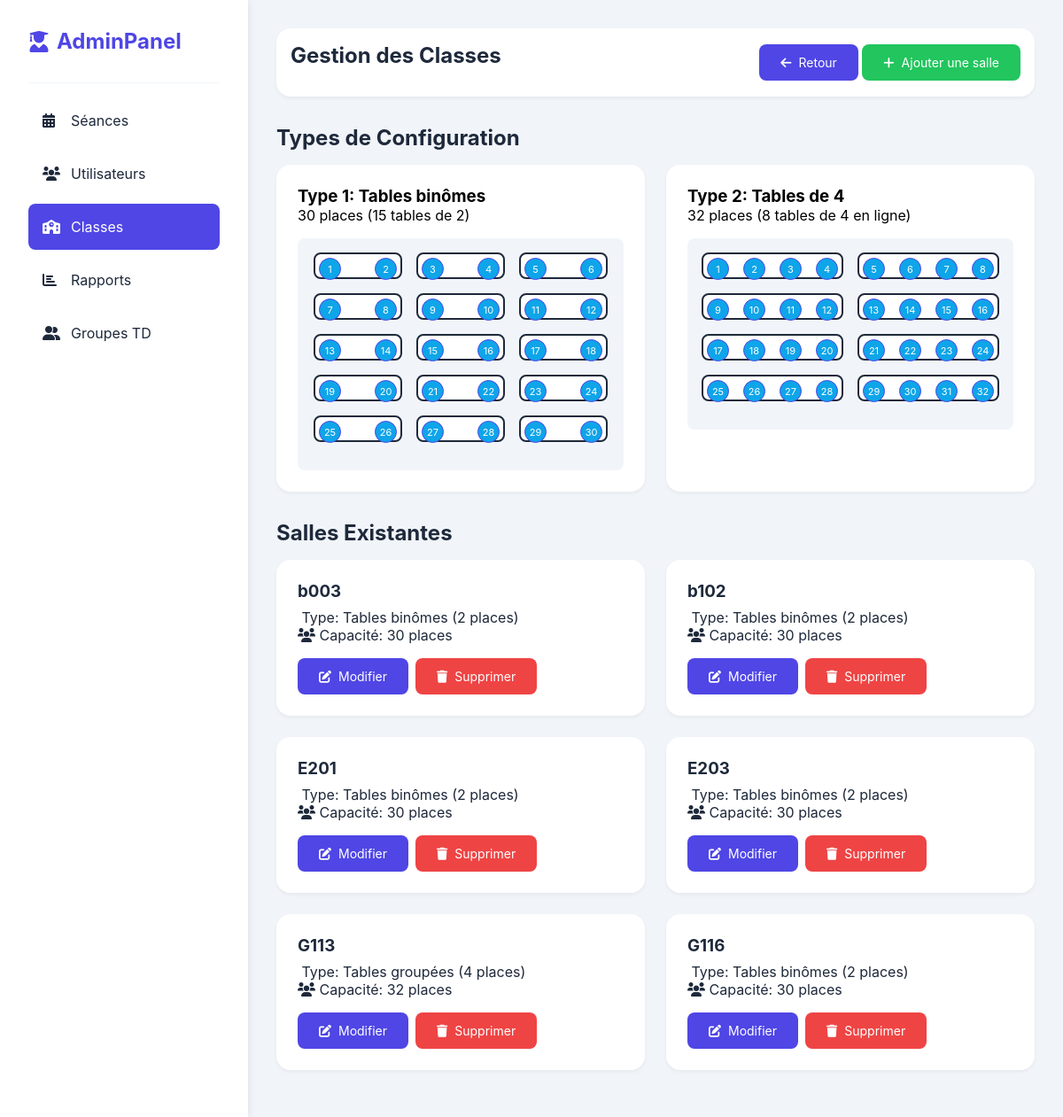
/admin/classes.php, run on the app's committed database.
### tables this page shows
CREATE TABLE `salles` (
  `id` int(11) NOT NULL,
  `nom_salle` varchar(50) NOT NULL,
  `type_salle` enum('binome','groupe') NOT NULL,
  `capacite` int(11) NOT NULL DEFAULT 30
);

### admin/classes.php (the view, shortened to what this page needs)
<?php
require_once '../config/database.php';
try {
    $stmt = $conn->prepare("SELECT * FROM salles ORDER BY nom_salle");
    $stmt->execute();
    $salles = $stmt->fetchAll(PDO::FETCH_ASSOC);
} catch(PDOException $e) {
    $error = "Erreur : " . $e->getMessage();
}
?>
<!DOCTYPE html>
<html lang="fr">
<head>
    <link href="https://cdnjs.cloudflare.com/ajax/libs/font-awesome/6.0.0/css/all.min.css" rel="stylesheet">
</head>
<body>
    <aside class="sidebar">
        <div class="sidebar-header">
            <a href="dashboard.php" class="sidebar-logo">
                <i class="fas fa-user-graduate"></i>
                <span>AdminPanel</span>
            </a>
        </div>
        <nav class="sidebar-nav">
            <a href="seances.php" class="nav-link">
                <i class="fas fa-calendar-alt"></i>
                <span>Séances</span>
            </a>
            <a href="users.php" class="nav-link">
                <i class="fas fa-users"></i>
                <span>Utilisateurs</span>
            </a>
            <a href="classes.php" class="nav-link active">
                <i class="fas fa-school"></i>
                <span>Classes</span>
            </a>
            <a href="reports.php" class="nav-link">
                <i class="fas fa-chart-bar"></i>
                <span>Rapports</span>
            </a>
            <a href="creer_groupe.php" class="nav-link">
                <i class="fas fa-user-friends"></i>
                <span>Groupes TD</span>
            </a>
        </nav>
    </aside>
    <main class="main-content">
        <div class="top-bar">
            <h1 class="section-title">Gestion des Classes</h1>
            <div class="button-group">
                <a href="dashboard.php" class="btn btn-primary">
                    <i class="fas fa-arrow-left"></i>
                    <span>Retour</span>
                </a>
                <button onclick="showAddSalleModal()" class="btn btn-success">
                    <i class="fas fa-plus"></i>
                    <span>Ajouter une salle</span>
                </button>
            </div>
        </div>
        <h2 class="section-title">Types de Configuration</h2>
        <div class="classe-types">
            <div class="classe-type">
                <h3>Type 1: Tables binômes</h3>
                <p>30 places (15 tables de 2)</p>
                <div class="salle-preview">
                    <?php for($rangee = 0; $rangee < 5; $rangee++): ?>
                        <div class="rangee">
                            <?php for($table = 0; $table < 3; $table++):
                                $place_num = $rangee * 6 + $table * 2 + 1;
                            ?>
                                <div class="table table-binome">
                                    <div class="place"><?php echo $place_num; ?></div>
                                    <div class="place"><?php echo $place_num + 1; ?></div>
                                </div>
                            <?php endfor; ?>
                        </div>
                    <?php endfor; ?>
                </div>
            </div>
            <div class="classe-type">
                <h3>Type 2: Tables de 4</h3>
                <p>32 places (8 tables de 4 en ligne)</p>
                <div class="salle-preview">
                    <?php for($rangee = 0; $rangee < 4; $rangee++): ?>
                        <div class="rangee">
                            <?php for($table = 0; $table < 2; $table++):
                                $place_num = $rangee * 8 + $table * 4 + 1;
                            ?>
                                <div class="table table-groupe">
                                    <div class="place"><?php echo $place_num; ?></div>
                                    <div class="place"><?php echo $place_num + 1; ?></div>
                                    <div class="place"><?php echo $place_num + 2; ?></div>
                                    <div class="place"><?php echo $place_num + 3; ?></div>
                                </div>
                            <?php endfor; ?>
                        </div>
                    <?php endfor; ?>
                </div>
            </div>
        </div>
        <h2 class="section-title">Salles Existantes</h2>
        <div class="grid-salles">
            <?php foreach($salles as $salle): ?>
                <div class="salle-card">
                    <h3><?php echo htmlspecialchars($salle['nom_salle']); ?></h3>
                    <div class="salle-info">
                        <p>
                            Type: <?php echo $salle['type_salle'] === 'binome' ? 'Tables binômes (2 places)' : 'Tables groupées (4 places)'; ?>
                        </p>
                        <p>
                            <i class="fas fa-users"></i>
                            Capacité: <?php echo $salle['capacite']; ?> places
                        </p>
                    </div>
                    <div class="salle-actions">
                        <button onclick="editSalle(<?php echo $salle['id']; ?>)" class="btn btn-primary">
                            <i class="fas fa-edit"></i> Modifier
                        </button>
                        <button onclick="deleteSalle(<?php echo $salle['id']; ?>)" class="btn btn-danger">
                            <i class="fas fa-trash"></i> Supprimer
                        </button>
                    </div>
                </div>
            <?php endforeach; ?>
        </div>
    </main>
</body>
</html>

### admin/classes.php (style rules this page uses)
:root { --primary: #4f46e5; --primary-dark: #4338ca; --secondary: #0ea5e9; --success: #22c55e; --warning: #eab308; --danger: #ef4444; --dark: #1e293b; --light: #f1f5f9; --white: #ffffff; --sidebar-width: 280px; }
* { margin: 0; padding: 0; box-sizing: border-box; font-family: 'Inter', -apple-system, BlinkMacSystemFont, sans-serif; }
body { background-color: var(--light); min-height: 100vh; }
.sidebar { position: fixed; left: 0; top: 0; bottom: 0; width: var(--sidebar-width); background-color: var(--white); padding: 2rem; box-shadow: 0 0 10px rgba(0,0,0,0.1); z-index: 100; }
.sidebar-header { padding-bottom: 2rem; border-bottom: 1px solid var(--light); }
.sidebar-logo { font-size: 1.5rem; font-weight: 700; color: var(--primary); text-decoration: none; display: flex; align-items: center; gap: 0.5rem; }
.nav-link { display: flex; align-items: center; padding: 1rem; color: var(--dark); text-decoration: none; border-radius: 0.5rem; margin: 0.5rem 0; transition: all 0.3s ease; }
.nav-link i { width: 20px; margin-right: 0.75rem; }
.nav-link:hover, .nav-link.active { background-color: var(--primary); color: var(--white); }
.sidebar-nav { margin-top: 1rem; }
.main-content { margin-left: var(--sidebar-width); padding: 2rem; }
.top-bar { display: flex; justify-content: space-between; align-items: center; margin-bottom: 2rem; padding: 1rem; background-color: var(--white); border-radius: 1rem; box-shadow: 0 2px 4px rgba(0,0,0,0.05); }
.section-title { font-size: 1.5rem; color: var(--dark); margin-bottom: 1rem; }
.classe-types { display: grid; grid-template-columns: repeat(auto-fit, minmax(400px, 1fr)); gap: 1.5rem; margin-bottom: 2rem; }
.classe-type { background-color: var(--white); border-radius: 1rem; padding: 1.5rem; box-shadow: 0 2px 4px rgba(0,0,0,0.05); }
.salle-preview { margin-top: 1rem; padding: 1rem; background-color: var(--light); border-radius: 0.5rem; }
.rangee { display: flex; justify-content: center; gap: 1rem; margin-bottom: 1rem; }
.table { border: 2px solid var(--dark); border-radius: 0.5rem; background: var(--white); padding: 0.25rem; }
.table-binome { width: 100px; height: 30px; display: flex; justify-content: space-between; }
.table-groupe { width: 160px; height: 30px; display: flex; justify-content: space-between; }
.place { width: 25px; height: 25px; background: var(--secondary); border: 1px solid var(--primary); border-radius: 50%; display: flex; align-items: center; justify-content: center; font-size: 11px; color: var(--white); }
.btn { display: inline-flex; align-items: center; gap: 0.5rem; padding: 0.75rem 1.5rem; border: none; border-radius: 0.5rem; cursor: pointer; font-size: 0.875rem; transition: all 0.3s ease; color: var(--white); text-decoration: none; }
.btn-primary { background-color: var(--primary); }
.btn-success { background-color: var(--success); }
.btn-danger { background-color: var(--danger); }
.grid-salles { display: grid; grid-template-columns: repeat(auto-fit, minmax(300px, 1fr)); gap: 1.5rem; }
.salle-card { background-color: var(--white); border-radius: 1rem; padding: 1.5rem; box-shadow: 0 2px 4px rgba(0,0,0,0.05); }
.salle-card h3 { color: var(--dark); margin-bottom: 0.5rem; }
.salle-info { color: var(--dark); margin-bottom: 1rem; }
.salle-actions { display: flex; gap: 0.5rem; flex-wrap: wrap; }

### data on the page
salles: nom_salle "b003", type_salle "Tables binômes (2 places)", capacite "30"
salles: nom_salle "b102", type_salle "Tables binômes (2 places)", capacite "30"
salles: nom_salle "E201", type_salle "Tables binômes (2 places)", capacite "30"
salles: nom_salle "E203", type_salle "Tables binômes (2 places)", capacite "30"
salles: nom_salle "G113", type_salle "Tables groupées (4 places)", capacite "32"
salles: nom_salle "G116", type_salle "Tables binômes (2 places)", capacite "30"

### other printed values
$place_num "1"
$place_num + 1 "2"
$place_num "3"
$place_num + 1 "4"
$place_num "5"
$place_num + 1 "6"
$place_num "7"
$place_num + 1 "8"
$place_num "9"
$place_num + 1 "10"
$place_num "11"
$place_num + 1 "12"
$place_num "13"
$place_num + 1 "14"
$place_num "15"
